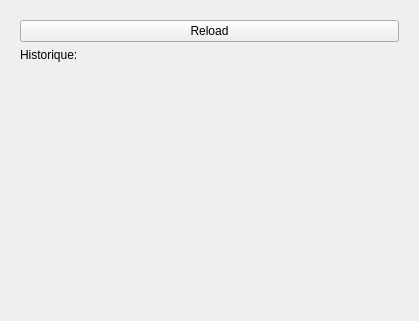
<?xml version="1.0" encoding="UTF-8"?>
<ui version="4.0">
 <class>History</class>
 <widget class="QWidget" name="History">
  <property name="geometry">
   <rect>
    <x>0</x>
    <y>0</y>
    <width>419</width>
    <height>321</height>
   </rect>
  </property>
  <property name="windowTitle">
   <string>Form</string>
  </property>
  <layout class="QGridLayout" name="gridLayout">
   <item row="0" column="0">
    <widget class="QScrollArea" name="scrollArea">
     <property name="frameShape">
      <enum>QFrame::NoFrame</enum>
     </property>
     <property name="frameShadow">
      <enum>QFrame::Plain</enum>
     </property>
     <property name="lineWidth">
      <number>0</number>
     </property>
     <property name="widgetResizable">
      <bool>true</bool>
     </property>
     <widget class="QWidget" name="scrollAreaWidgetContents_3">
      <property name="geometry">
       <rect>
        <x>0</x>
        <y>0</y>
        <width>397</width>
        <height>299</height>
       </rect>
      </property>
      <layout class="QGridLayout" name="gridLayout_2">
       <item row="0" column="0">
        <widget class="QPushButton" name="pushButton">
         <property name="text">
          <string>Reload</string>
         </property>
        </widget>
       </item>
       <item row="1" column="0">
        <widget class="QLabel" name="label">
         <property name="text">
          <string>Historique:</string>
         </property>
         <property name="alignment">
          <set>Qt::AlignLeading|Qt::AlignLeft|Qt::AlignTop</set>
         </property>
        </widget>
       </item>
      </layout>
     </widget>
    </widget>
   </item>
  </layout>
 </widget>
 <resources/>
 <connections/>
</ui>
